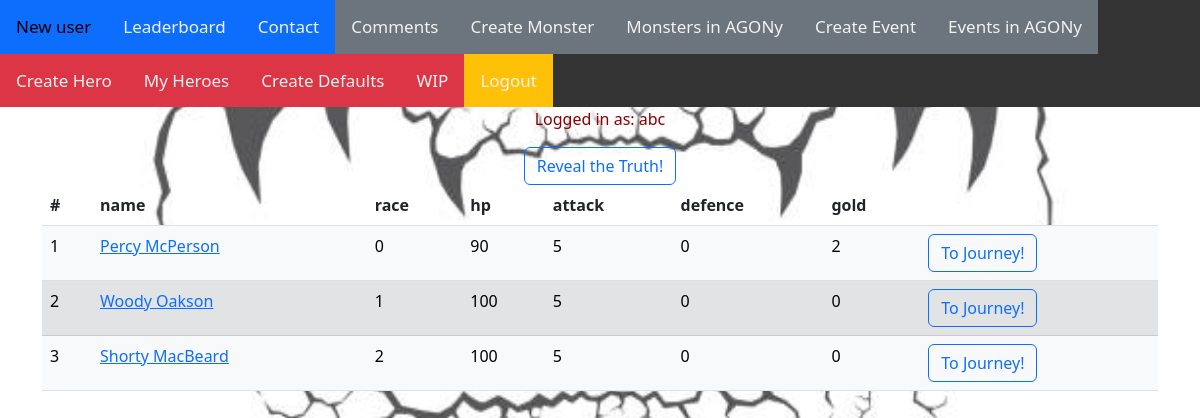
Screenshot of /AGONy_my_heroes/ (signed in) with the database file from the repository.
### AGONy/models.py (models this page shows, shortened)
class Hero(models.Model):
    RACE = [
        (0, "Human"),
        (1, "Elf"),
        (2, "Dwarf"),
    ]
    name = models.CharField(max_length=50, unique=True)
    race = models.IntegerField(choices=RACE, default=0)
    hp = models.IntegerField(default=100)
    attack = models.IntegerField(default=5)
    defence = models.IntegerField(default=0)
    backstory = models.TextField(blank=True, default='')
    gold = models.IntegerField(default=0)
    owner = models.ForeignKey(User, on_delete=models.CASCADE, null=True)

### AGONy/views.py (the view)
# urls.py: path('AGONy_my_heroes/', MyHeroesInAgonyList.as_view(), name='AGONy_my_hero_list'),
class MyHeroesInAgonyList(LoginRequiredMixin, ListView):
    message = """
    List of bold, ambitious Heroes awaiting for your command to march into oblivion! Yyy. yes, yes, glory and power, yes.
    """
    model = Hero
    template_name = 'agony_hero_list.html'

### templates/agony_hero_list.html (shortened to what this page needs)
{% extends 'agony_base.html' %}
{% load static %}
{% block content %}
    <table class="table">
        <tr>
            <th>#</th>
            <th>name</th>
            <th>race</th>
            <th>hp</th>
            <th>attack</th>
            <th>defence</th>
            <th>gold</th>
            <th></th>
        </tr>
        {% for hero in object_list %}
            <tr class="{% cycle 'table-light' 'table-secondary'%}">
                <td>{{ forloop.counter }}</td>
                <td><a href="{% url 'AGONy_update_hero' hero.id %}">{{ hero.name }}</a></td>
                <td>{{ hero.race }}</td>
                <td>{{ hero.hp }}</td>
                <td>{{ hero.attack }}</td>
                <td>{{ hero.defence }}</td>
                <td>{{ hero.gold }}</td>
                {% if hero.hp > 0 %}
                    <td><a class="btn btn-outline-primary" title="Send your hero on a quest for prode and glory!"
                           href="{% url 'AGONy_create_journey_for_hero' hero.id %}">To Journey!</a></td>
                {% else %}
                    <td><button class="btn btn-outline-danger" title="The hero is dead, that's end for his journey!">DEAD!</button></td>
                {% endif %}
            </tr>
        {% endfor %}
    </table>
{% endblock %}

### templates/agony_base.html (shortened to what this page needs)
{% load static %}
<!doctype html>
<html lang="en">
<head>
    <link href="{% static 'bootstrap-5.2.2-dist/css/bootstrap.css' %}" rel="stylesheet">
    <link href="{% static 'my_nav_bar.css' %}" rel="stylesheet">
</head>
<body style="background-image: url('{% static "dungeon_entrance_2.jpg" %}'); background-position: center ; background-repeat: no-repeat; background-size: 1200px 900px">
<div class="topnav">
    <a class="bg-primary" href="{% url 'AGONy_create_user' %}"> New user</a>
    <a class="bg-primary" href="{% url 'AGONy_hero_list' %}">Leaderboard</a>
    <a class="bg-primary" href="{% url 'AGONy_contact' %}">Contact</a>
    {% if user.is_authenticated %}
    <a class="bg-secondary" href="{% url 'AGONy_comment_list' %}">Comments</a>
    <a class="bg-secondary" href="{% url 'AGONy_create_monster' %}">Create Monster</a>
    <a class="bg-secondary" href="{% url 'AGONy_monster_list' %}">Monsters in AGONy</a>
    <a class="bg-secondary" href="{% url 'AGONy_create_event' %}">Create Event</a>
    <a class="bg-secondary" href="{% url 'AGONy_event_list' %}">Events in AGONy</a>
    {% endif %}
    {% if user.is_authenticated %}
        <a class="bg-danger" href="{% url 'AGONy_create_hero' %}"> Create Hero</a>
        <a class="bg-danger" href="{% url 'AGONy_my_hero_list' %}">My Heroes</a>
        <a class="bg-danger" href="{% url 'AGONy_create_defaults' %}">Create Defaults</a>
        <a class="bg-danger" href="{% url 'AGONy_WIP' %}"> WIP </a>
        <a class="bg-warning" href="{% url 'AGONy_logout' %}">Logout</a>
    {% else %}
        <a class="bg-warning" href="{% url 'AGONy_login' %}">Login</a>
    {% endif %}
</div>
<div class="container" style="color: darkred" align="center">
    {%  if user.is_authenticated %}
        <p>Logged in as: {{ user.username }}</p>
    {% endif %}
    <div class="btn btn-outline-primary" id="Reveal_button" title="Truth will set you free!">Reveal the Truth!</div>
    {% block content %}{% endblock %}
</div>
</body>
</html>

### AGONy/static/my_nav_bar.css (style rules this page uses)
.topnav { overflow: hidden; background-color: #333; }
.topnav a { float: left; color: #f2f2f2; text-align: center; padding: 14px 16px; text-decoration: none; font-size: 17px; }

### rows the page displays
Hero: name "Percy McPerson", race "0", hp "90", attack "5", defence "0", gold "2", shows "To Journey!"
Hero: name "Woody Oakson", race "1", hp "100", attack "5", defence "0", gold "0", shows "To Journey!"
Hero: name "Shorty MacBeard", race "2", hp "100", attack "5", defence "0", gold "0", shows "To Journey!"

### other values shown
{{ user.username }} "abc"
